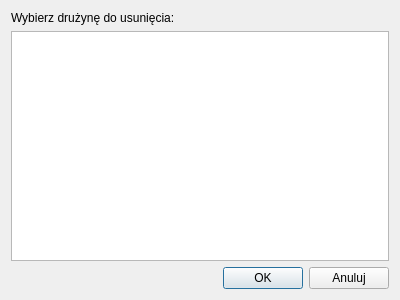
<?xml version="1.0" encoding="UTF-8"?>
<ui version="4.0">
 <class>DeleteTeamDialog</class>
 <widget class="QDialog" name="DeleteTeamDialog">
  <property name="geometry">
   <rect>
    <x>0</x>
    <y>0</y>
    <width>400</width>
    <height>300</height>
   </rect>
  </property>
  <property name="windowTitle">
   <string>UsunDruzyne</string>
  </property>
  <layout class="QVBoxLayout" name="verticalLayout">
   <item>
    <widget class="QLabel" name="label">
     <property name="text">
      <string>Wybierz drużynę do usunięcia:</string>
     </property>
    </widget>
   </item>
   <item>
    <widget class="QListView" name="WidokDruzyn">
     <property name="selectionBehavior">
      <enum>QAbstractItemView::SelectRows</enum>
     </property>
    </widget>
   </item>
   <item>
    <layout class="QHBoxLayout" name="horizontalLayout">
     <item>
      <spacer name="horizontalSpacer">
       <property name="orientation">
        <enum>Qt::Horizontal</enum>
       </property>
       <property name="sizeHint" stdset="0">
        <size>
         <width>40</width>
         <height>20</height>
        </size>
       </property>
      </spacer>
     </item>
     <item>
      <widget class="QPushButton" name="OK">
       <property name="text">
        <string>OK</string>
       </property>
      </widget>
     </item>
     <item>
      <widget class="QPushButton" name="Anuluj">
       <property name="text">
        <string>Anuluj</string>
       </property>
      </widget>
     </item>
    </layout>
   </item>
  </layout>
 </widget>
 <resources/>
 <connections/>
</ui>
